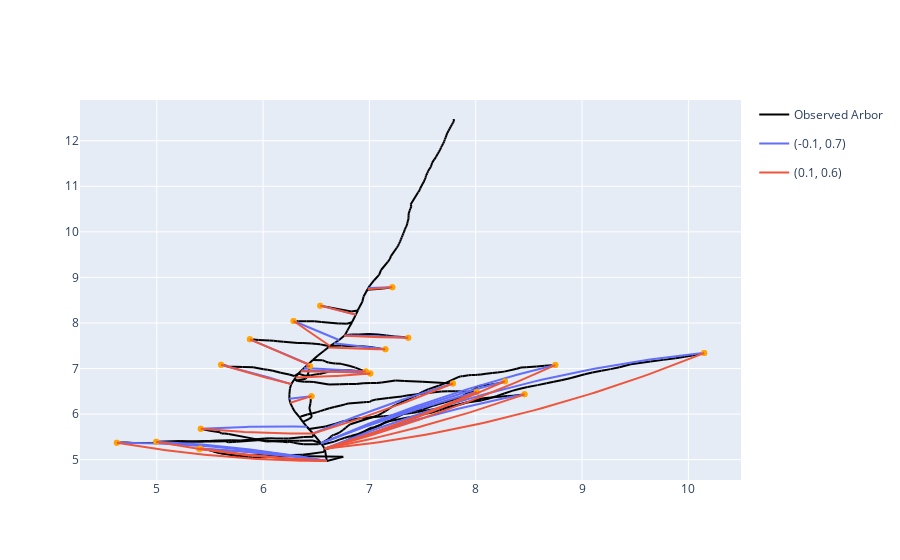

Write notebook code for a chart like this one.
### Code cell
combos = ["opt", (0.1, 0.6)]
arbor_comparison('001_1_C_day5.csv', combos)
